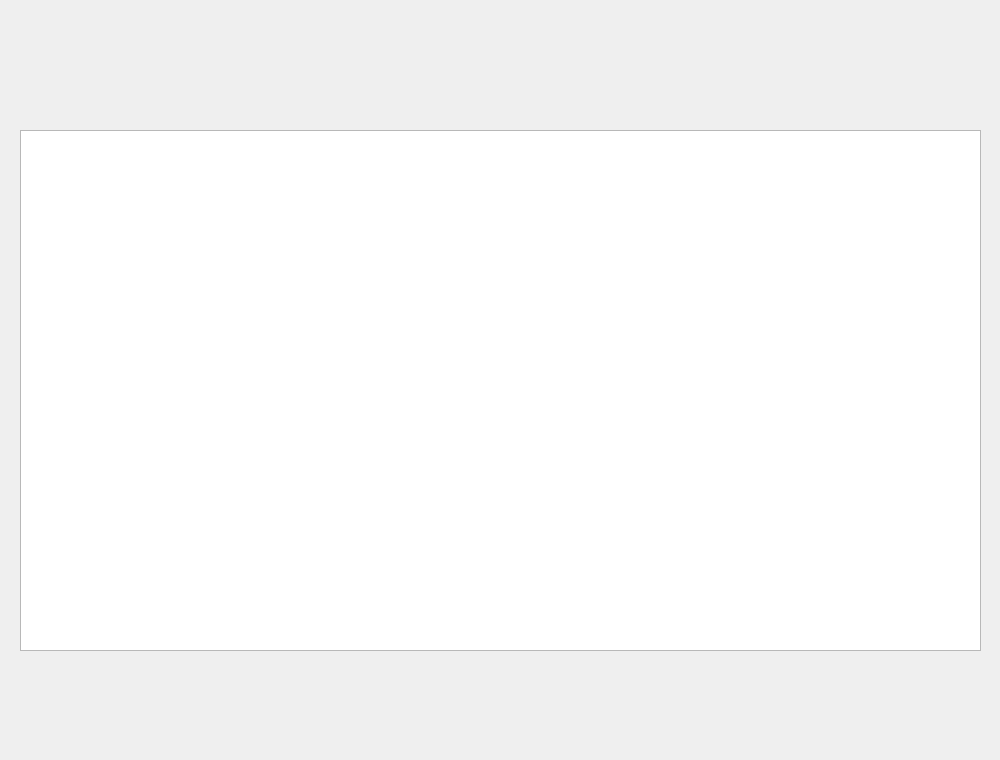
<?xml version="1.0" encoding="UTF-8"?>
<ui version="4.0">
 <class>Form</class>
 <widget class="QWidget" name="Form">
  <property name="geometry">
   <rect>
    <x>0</x>
    <y>0</y>
    <width>1000</width>
    <height>760</height>
   </rect>
  </property>
  <property name="windowTitle">
   <string>Form</string>
  </property>
  <widget class="QTableView" name="tableView">
   <property name="geometry">
    <rect>
     <x>20</x>
     <y>130</y>
     <width>961</width>
     <height>521</height>
    </rect>
   </property>
   <property name="alternatingRowColors">
    <bool>true</bool>
   </property>
   <property name="selectionMode">
    <enum>QAbstractItemView::SingleSelection</enum>
   </property>
   <property name="showGrid">
    <bool>false</bool>
   </property>
   <property name="gridStyle">
    <enum>Qt::NoPen</enum>
   </property>
  </widget>
 </widget>
 <resources/>
 <connections/>
</ui>
